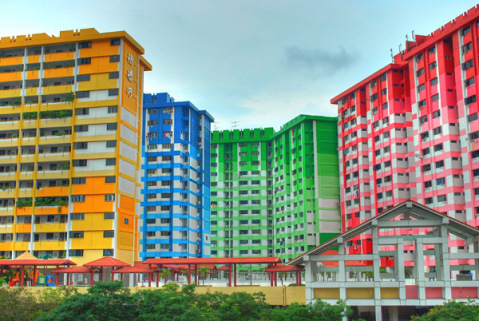
#> input picture scripts/problem_sets/ps0_python/output/ps0-1-a-1.png, 479 x 321 px; the run also reads 1 picture not shown here
$ python ps0.py
#> lines starting #> are read from the running program, lines starting #| are printed output that depends on the picture; long printed decimals are rounded
### scripts/Intro_To_Computer_Vision_Utils/utils.py
import cv2
import numpy as np


def print_image_details_and_show(img, chart_title, show=True):
    print("Image: " + chart_title)
    print(img.dtype)
    print(img.shape)

    if len(img.shape) == 2:
        print("grayscale")
    elif len(img.shape) == 3:
        print("colour")

    print()

    if show:
        cv2.imshow(chart_title, img)
        cv2.waitKey(0)


# [48 lines left out: function ROI_index_range_from_center, not called in this run]

### scripts/problem_sets/ps0_python/ps0.py
import os
import numpy as np
import cv2 as cv2

from Intro_To_Computer_Vision_Utils import utils


output_folder = os.path.join("output")


show_img = False


### Q1
# (a)
img_1_path = os.path.join(output_folder, 'ps0-1-a-1.png')
img_2_path = os.path.join(output_folder, 'ps0-1-a-2.png')
img_1 = cv2.imread(img_1_path, flags=cv2.IMREAD_UNCHANGED)
#> img_1 is the input picture: shape (321, 479, 3); mean B, G, R 128.8, 147.5, 143.5
img_2 = cv2.imread(img_2_path, flags=cv2.IMREAD_UNCHANGED)

# utils.print_image_details_and_show(img_1, show_img)
# utils.print_image_details_and_show(img_2, show_img)


### Q2
# (a)
utils.print_image_details_and_show(img_1, "before swap", show_img)
#| uint8
#| (321, 479, 3)

swap_index = np.array([2,1,0])   # Indices to change BGR to RGB
img_1_swap = img_1[:,:,swap_index]

utils.print_image_details_and_show(img_1_swap, "after swap", show_img)
#| uint8
#| (321, 479, 3)

img_path = os.path.join(output_folder, "ps0-2-a-1.png")
cv2.imwrite(img_path, img_1_swap)


# (b)
img_1_green = img_1[:,:,1]   # BGR
utils.print_image_details_and_show(img_1_green, "green", show_img)
#| uint8
#| (321, 479)

img_path = os.path.join(output_folder, "ps0-2-b-1.png")
cv2.imwrite(img_path, img_1_green)


# (c)
img_1_red = img_1[:,:,2]   # BGR
utils.print_image_details_and_show(img_1_red, "red", show_img)
#| uint8
#| (321, 479)

img_path = os.path.join(output_folder, "ps0-2-c-1.png")
cv2.imwrite(img_path, img_1_red)


### Q3
# (a)
rows_red, cols_red = img_1_red.shape
#> rows_red = 321; cols_red = 479
rows_center, cols_center = 100, 100
rows_red_l = rows_red//2 -rows_center//2
#> rows_red_l = 110
rows_red_u = rows_red//2 +rows_center//2
#> rows_red_u = 210
cols_red_l = cols_red//2 -cols_center//2
#> cols_red_l = 189
cols_red_u = cols_red//2 +cols_center//2
#> cols_red_u = 289
print(rows_red_l, rows_red_u, cols_red_l, cols_red_u)
#| 110 210 189 289

img_1_red_center = img_1_red.copy()
img_1_red_center[rows_red_l:rows_red_u, cols_red_l:cols_red_u] = \
    img_1_green[rows_red_l:rows_red_u, cols_red_l:cols_red_u]
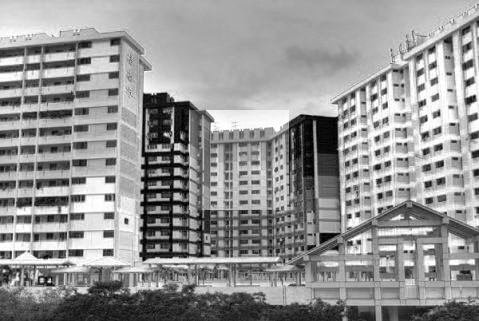
#> img_1_red_center: shape (321, 479); min 0, max 255, mean 148.1

utils.print_image_details_and_show(img_1_red_center, "center", show_img)
#| uint8
#| (321, 479)

img_path = os.path.join(output_folder, "ps0-3-a-1.png")
cv2.imwrite(img_path, img_1_red_center)


### Q4
# (a)
min_pix_val, max_pix_val, minLoc, maxLoc	= cv2.minMaxLoc(img_1_green)
#> min_pix_val = 0; max_pix_val = 255; minLoc = (12, 284); maxLoc = (15, 6)
mean_pix_val, sd_pix_val = cv2.meanStdDev(img_1_green)
#> mean_pix_val = [147.5]; sd_pix_val = [58.84]

print("max: {0}, min: {1}, mean: {2}, SD: {3}" \
      .format(max_pix_val, min_pix_val, mean_pix_val, sd_pix_val)
)
#| max: 255.0, min: 0.0, mean: [[147.546]], SD: [[58.842]]


# (b)
img_1_green_normalized = img_1_green.copy()
img_1_green_normalized = cv2.subtract(img_1_green_normalized, mean_pix_val)
img_1_green_normalized = cv2.divide(img_1_green_normalized, sd_pix_val)
img_1_green_normalized = cv2.multiply(img_1_green_normalized, 10)
img_1_green_normalized = cv2.add(img_1_green_normalized, mean_pix_val)
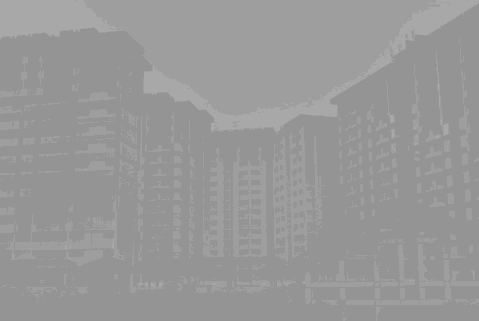
#> img_1_green_normalized: shape (321, 479); min 148, max 168, mean 152.2

utils.print_image_details_and_show(img_1_green_normalized, "green_normalized", show_img)
#| uint8
#| (321, 479)

img_path = os.path.join(output_folder, "ps0-4-b-1.png")
cv2.imwrite(img_path, img_1_green_normalized)


# (c)
rows, cols = img_1_green.shape
#> rows = 321; cols = 479

# Translate in x direction by -2 (shift left)
# Translation matrix (augmented matrix)
translation_matx = np.float32([ [1,0,-2],
                                [0,1,0] ])
img_1_green_left = img_1_green.copy()
img_1_green_left = cv2.warpAffine(img_1_green_left, translation_matx, (cols,rows))
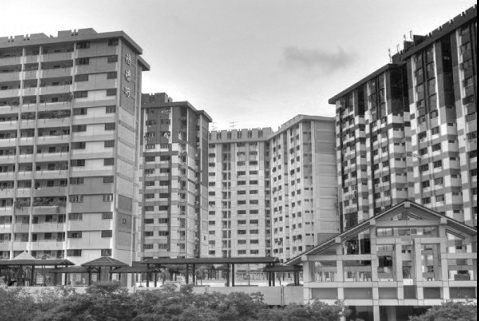
#> img_1_green_left: shape (321, 479); min 0, max 255, mean 147

utils.print_image_details_and_show(img_1_green_left, "green_shifted_left", show_img)
#| uint8
#| (321, 479)

img_path = os.path.join(output_folder, "ps0-4-c-1.png")
cv2.imwrite(img_path, img_1_green_left)


# (d)
img_1_green_diff = cv2.subtract(img_1_green, img_1_green_left)
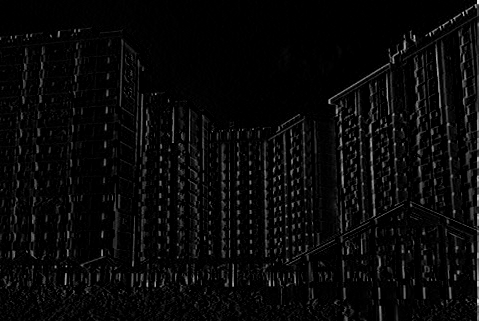
#> img_1_green_diff: shape (321, 479); min 0, max 249, mean 9.1

utils.print_image_details_and_show(img_1_green_diff, "green_difference", show_img)
#| uint8
#| (321, 479)

img_path = os.path.join(output_folder, "ps0-4-d-1.png")
cv2.imwrite(img_path, img_1_green_diff)


# Q5
# (a)
show_img_loop = False
for stddev in range(10,101,10):
    img_1_green_noise_gauss = img_1_green.copy()
    noise_gauss_green = np.zeros(shape=img_1_green_noise_gauss.shape, dtype=np.uint8)
    noise_gauss_green = cv2.randn(noise_gauss_green, mean=0, stddev=stddev)

    img_1_green_noise_gauss = cv2.add(img_1_green_noise_gauss, noise_gauss_green)
    img_1_noise_green = img_1.copy()
    img_1_noise_green[:,:,1] = img_1_green_noise_gauss

    utils.print_image_details_and_show(img_1_noise_green, "green_noise, stddev: {0}".format(stddev), show_img_loop)
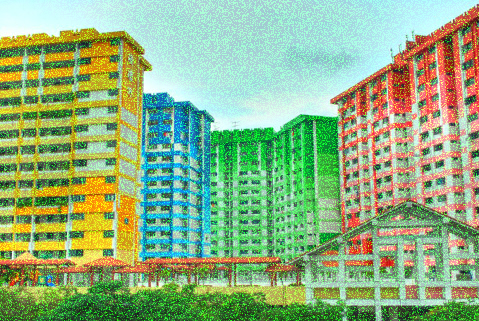
#> img_1_noise_green: shape (321, 479, 3); mean B, G, R 128.8, 176.3, 143.5


selected_stddev = 50
img_1_green_noise_gauss = img_1_green.copy()
noise_gauss_green = np.zeros(shape=img_1_green_noise_gauss.shape, dtype=np.uint8)
noise_gauss_green = cv2.randn(noise_gauss_green, mean=0, stddev=selected_stddev)

img_1_green_noise_gauss = cv2.add(img_1_green_noise_gauss, noise_gauss_green)
img_1_noise_green = img_1.copy()
img_1_noise_green[:,:,1] = img_1_green_noise_gauss

utils.print_image_details_and_show(img_1_noise_green, "green_noise, stddev: {0}".format(selected_stddev), show_img)
#| uint8
#| (321, 479, 3)

img_path = os.path.join(output_folder, "ps0-5-a-1.png")
cv2.imwrite(img_path, img_1_noise_green)


# (b)
img_1_blue_noise_gauss = img_1[:,:,0].copy()   # BGR
noise_gauss_blue = noise_gauss_green.copy()

img_1_blue_noise_gauss = cv2.add(img_1_blue_noise_gauss, noise_gauss_blue)
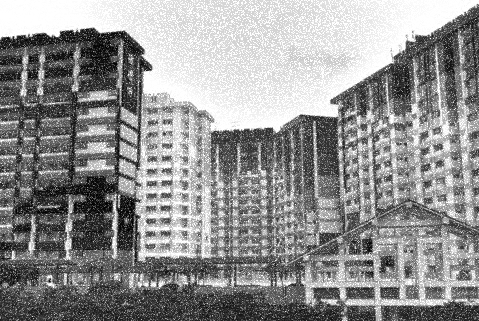
#> img_1_blue_noise_gauss: shape (321, 479); min 0, max 255, mean 145.9
img_1_noise_blue = img_1.copy()
img_1_noise_blue[:,:,0] = img_1_blue_noise_gauss
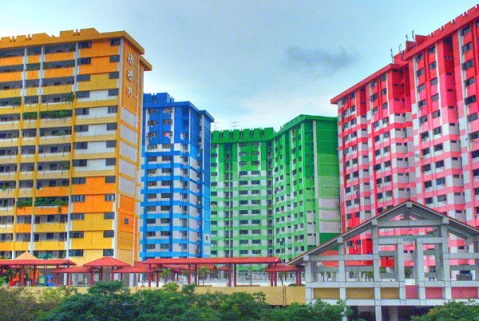
#> img_1_noise_blue: shape (321, 479, 3); mean B, G, R 145.9, 147.5, 143.5

utils.print_image_details_and_show(img_1_noise_green, "green_noise, stddev: {0}".format(selected_stddev), show_img)
#| uint8
#| (321, 479, 3)

img_path = os.path.join(output_folder, "ps0-5-b-1.png")
cv2.imwrite(img_path, img_1_noise_blue)
